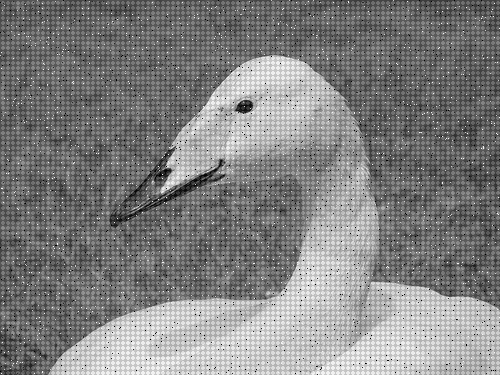
%> input picture swanNoise.bmp, 500 x 375 px
$ octave tianezhongzhilvbo.m   (GNU Octave 9; MATLAB toolbox functions it lacks are replaced by stand-ins)
%> lines starting %> are read from the running program, lines starting %| are printed output that depends on the picture
clear;clc;
I=imread('swanNoise.bmp');
%> I is the input picture: size 375x500 uint8; min 0, max 244, mean 129.3
OI = imread('swanOriginal.bmp');
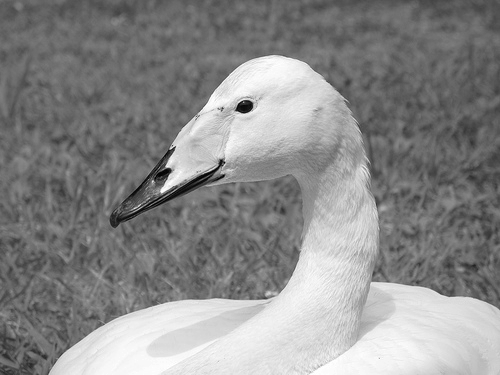
%> input picture swanOriginal.bmp, 500 x 375 px
%> OI is the input picture: size 375x500 uint8; min 0, max 255, mean 137.8
G=I;
G = medfilt2(G,[3,3]);
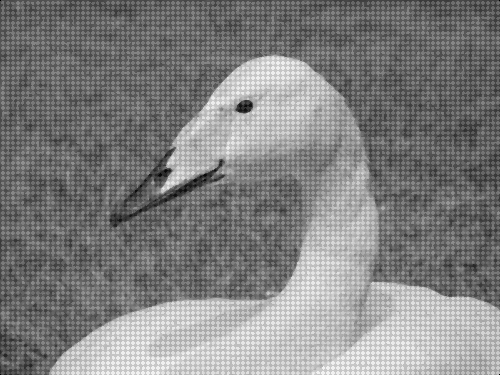
%> G: size 375x500 uint8; min 0, max 242, mean 129.1
M=2*size(G,1);
%> M = 750
N=2*size(G,2);
%> N = 1000
u=-M/2:(M/2-1);
%> u = 750 values from -375 to 374
v=-N/2:(N/2-1);
%> v = 1000 values from -500 to 499
[U,V]=meshgrid(u, v);
D=sqrt(U.^2+V.^2);
D0=132;
n=6;
H=1./(1+(D./D0).^(2*n));
J=fftshift(fft2(G, size(H, 1), size(H, 2)));
K=J.*H;
L=ifft2(ifftshift(K));
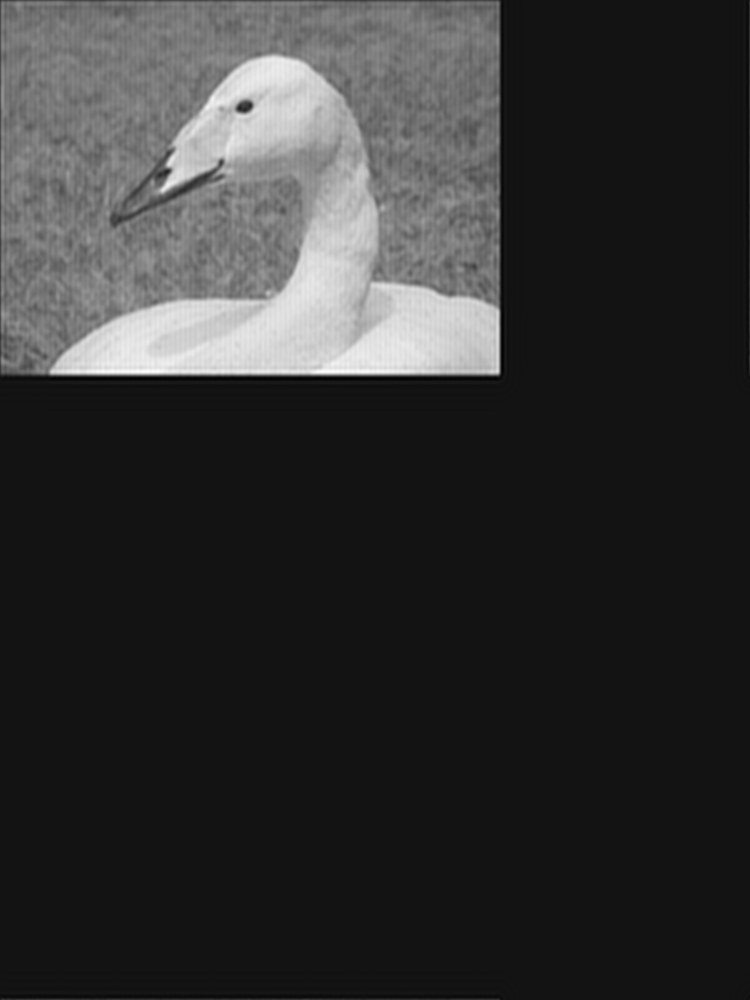
%> L: size 1000x750 double; min -19.45, max 241.5, mean 32.3; drawn with min black and max white
L=L(1:size(G,1), 1:size(G, 2));
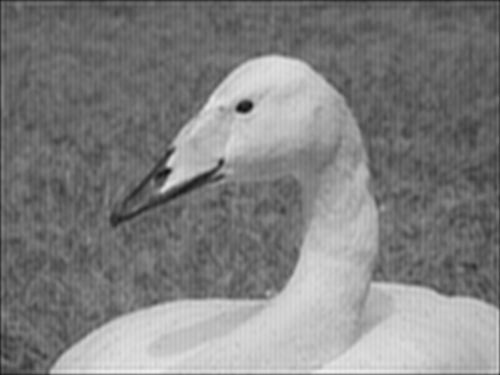
%> L: size 375x500 double; min 15.03, max 241.5, mean 128.7
subplot(1,2,1),imshow(I),title('原图');
subplot(1,2,2),imshow(L,[]),title('中值后巴特沃斯低通滤波');

%> (the run ends here)
